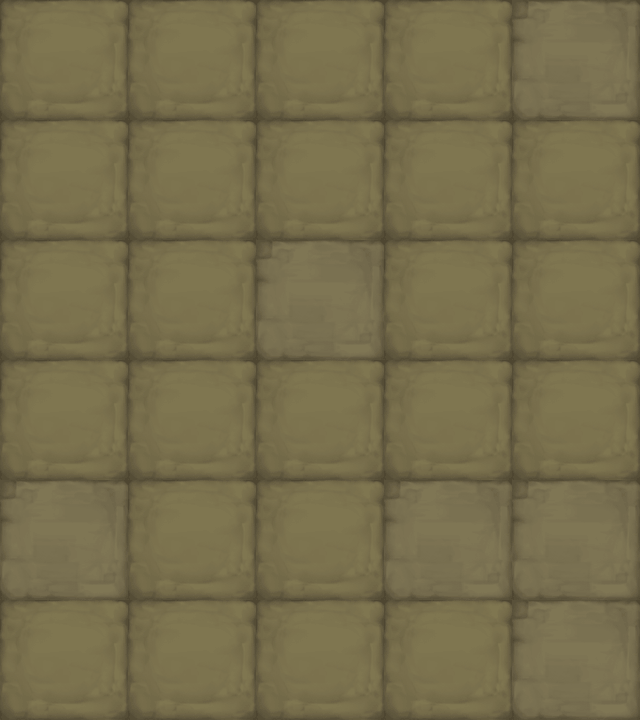

A level layout from a 2D game, rendered from its tile map. Below: a short description, then the map file with tile-grid data replaced by summaries:
An orthogonal 5x6 tile map with 128x120 px tiles, 1 tile layer (块层 1).

<map version="1.0" orientation="orthogonal" width="5" height="6" tilewidth="128" tileheight="120">
 <tileset firstgid="1" name="map016" tilewidth="128" tileheight="120">
  <image source="map016.png" width="256" height="120" />
 </tileset>
 <layer name="块层 1" width="5" height="6">
  <data>[30 cells, 30 non-empty, 2 distinct tile ids]</data>
 </layer>
</map>
